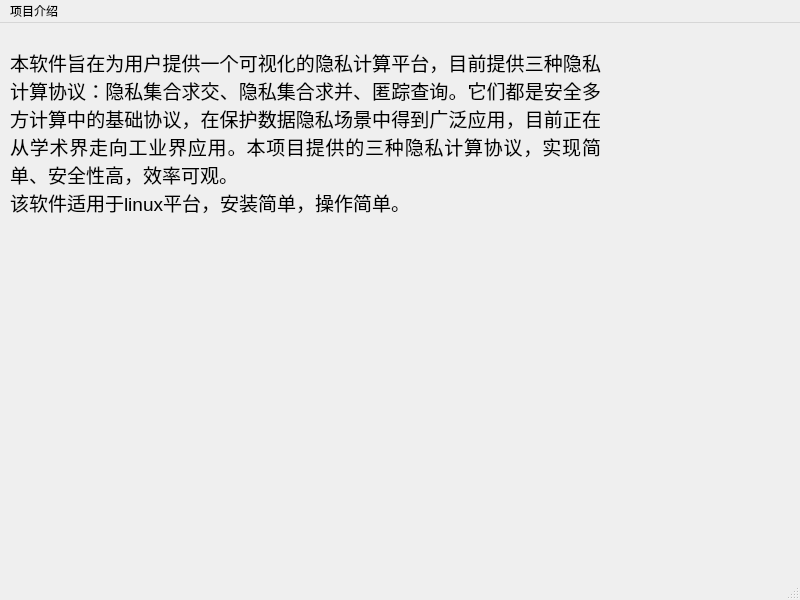
<?xml version="1.0" encoding="UTF-8"?>
<ui version="4.0">
 <class>page1</class>
 <widget class="QMainWindow" name="page1">
  <property name="geometry">
   <rect>
    <x>0</x>
    <y>0</y>
    <width>800</width>
    <height>600</height>
   </rect>
  </property>
  <property name="windowTitle">
   <string>MainWindow</string>
  </property>
  <widget class="QWidget" name="centralwidget">
   <widget class="QLabel" name="label">
    <property name="geometry">
     <rect>
      <x>10</x>
      <y>10</y>
      <width>591</width>
      <height>212</height>
     </rect>
    </property>
    <property name="styleSheet">
     <string notr="true">padding-top:0px;</string>
    </property>
    <property name="text">
     <string>&lt;html&gt;&lt;head/&gt;&lt;body&gt;&lt;p align=&quot;justify&quot;&gt;&lt;span style=&quot; font-size:14pt;&quot;&gt;本软件旨在为用户提供一个可视化的隐私计算平台，目前提供三种隐私计算协议：隐私集合求交、隐私集合求并、匿踪查询。它们都是安全多方计算中的基础协议，在保护数据隐私场景中得到广泛应用，目前正在从学术界走向工业界应用。本项目提供的三种隐私计算协议，实现简单、安全性高，效率可观。&lt;br/&gt;该软件适用于linux平台，安装简单，操作简单。&lt;br/&gt;&lt;/span&gt;&lt;/p&gt;&lt;/body&gt;&lt;/html&gt;</string>
    </property>
    <property name="textFormat">
     <enum>Qt::RichText</enum>
    </property>
    <property name="wordWrap">
     <bool>true</bool>
    </property>
   </widget>
  </widget>
  <widget class="QMenuBar" name="menubar">
   <property name="geometry">
    <rect>
     <x>0</x>
     <y>0</y>
     <width>800</width>
     <height>29</height>
    </rect>
   </property>
   <widget class="QMenu" name="menu">
    <property name="title">
     <string>项目介绍</string>
    </property>
   </widget>
   <addaction name="menu"/>
  </widget>
  <widget class="QStatusBar" name="statusbar"/>
 </widget>
 <resources/>
 <connections/>
</ui>
